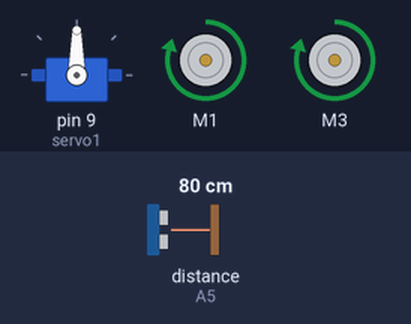
Simulated run of this sketch. Board: Arduino Uno, built with avr-gcc and run on an emulated ATmega328P. Shown: servo, 2 × DC motor (green arrow = forward, orange = backward, longer = faster). The inputs (shaded band) are chosen by the test bench; at power-on: distance to the obstacle (sensor on A5) 80 cm. The echo pulse lasts 58.3 µs per cm.

Above: at 6.2 s.
6.3 s: distance to the obstacle (sensor on A5) set to 33 cm
7.8 s: distance to the obstacle (sensor on A5) set to 27 cm
At 8.5 s:
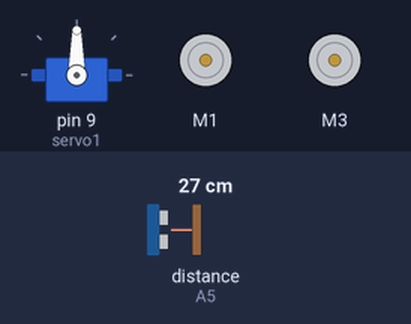
At 9.7 s:
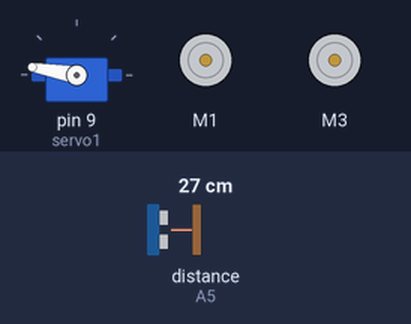
10.8 s: distance to the obstacle (sensor on A5) set to 35 cm
At 11.9 s:
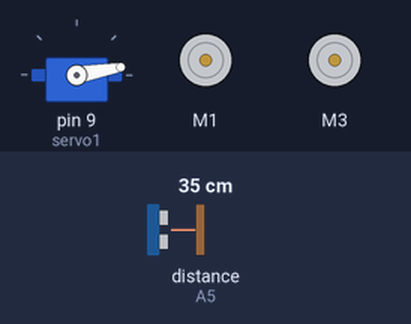
Timing chart, 0 to 14.6 s (numbered marks = the images above; inputs shaded):
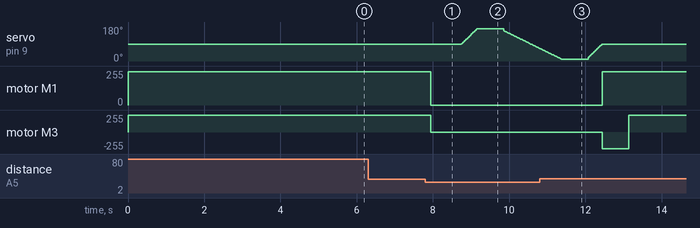

Measured:
- the behaviour switches between 30 and 29 cm on distance to the obstacle (sensor on A5) (found by bisection; images 0 and 1)
- after the input at 6.3 s, every drawn part: stays the same
- after the input at 7.8 s, servo on pin 9 (servo1): rises from 90° to 170° in 0.41 s, then falls to 68° in 1.6 s; motor M1, motor M3: forward 250/255 → stopped after 0.14 s

The sketch:

obstacle_robot.ino
```cpp
#include <AFMotor.h>      //add Adafruit Motor Shield library
#include <Servo.h>        // add servo library
#include <NewPing.h>      //add Ultrasonic sensor library

#define TRIG_PIN A4 // Pin A0 on the Motor Drive Shield soldered to the ultrasonic sensor
#define ECHO_PIN A5 // Pin A1 on the Motor Drive Shield soldered to the ultrasonic sensor
#define MAX_DISTANCE 300 // sets maximum useable sensor measuring distance to 300cm
#define MAX_SPEED 250// sets speed of DC traction motors to 150/250 or about 70% of full speed - to get power drain down.
#define MAX_SPEED_OFFSET 10 // this sets offset to allow for differences between the two DC traction motors
#define COLL_DIST 30// sets distance at which robot stops and reverses to 30cm
#define TURN_DIST COLL_DIST+20 // sets distance at which robot veers away from object
NewPing sonar(TRIG_PIN, ECHO_PIN, MAX_DISTANCE); // sets up sensor library to use the correct pins to measure distance.
Servo servo1;             // servo object
AF_DCMotor leftMotor1(1, MOTOR12_1KHZ); // create motor #1 using M1 output on Motor Drive Shield, set to 1kHz PWM frequency
AF_DCMotor rightMotor1(3, MOTOR34_1KHZ);// create motor #3, using M3 output, set to 1kHz PWM frequency

int curDist = 0;
int leftDist ,rightDist;
String motorSet = "";
int speedSet = 0;
int pos = 90;              // set position to 90 servo

//-------------------------------------------- SETUP LOOP ----------------------------------------------------------------------------
void setup(){
  servo1.attach(9);
  leftMotor1.setSpeed(200);
  leftMotor1.run(RELEASE);
  rightMotor1.setSpeed(200);
  rightMotor1.run(RELEASE);
  leftDist =0;
  rightDist = 0;
  motorSet = "FORWARD";
  leftMotor1.run(FORWARD);      // turn it on going forward
  rightMotor1.run(FORWARD);     // turn it on going forward
  leftMotor1.setSpeed(MAX_SPEED);
  rightMotor1.setSpeed(MAX_SPEED);
  delay(5000);

  /*for (speedSet = 100; speedSet < MAX_SPEED; speedSet +=2) // slowly bring the speed up to avoid loading down the batteries too quickly
  {
    leftMotor1.setSpeed(speedSet);
    rightMotor1.setSpeed(speedSet);
    delay(10);
  }*/
}

//---------------------------------------------MAIN LOOP ------------------------------------------------------------------------------
void loop() {
  curDist = readPing();   // read distance
  if (curDist < COLL_DIST) {check();}  // if forward is blocked change direction
  delay(100);
 }
//-------------------------------------------------------------------------------------------------------------------------------------
int readPing() { // read the ultrasonic sensor distance
  delay(200);
  unsigned int uS = 0;
  while(uS == 0) {  // Sometimes a zero is returned - indicates a bad ping. Try again.
    //Serial.println("error - read zero");
    uS = sonar.ping_cm();
  }
  //int dist  = sonar.convert_cm(uS);
  return uS;
}
//-------------------------------------------------------------------------------------------------------------------------------------
void check(){
    moveStop();
    curDist = readPing();
    for(pos = 90; pos<=170; ++ pos ){
      servo1.write(pos);
      delay(5);
    }
    leftDist = readPing();
    delay(500);
    for(pos = 160; pos >=10; -- pos ){
      servo1.write(pos);
      delay(10);
    }
    rightDist = readPing();
    delay(500);
    for(pos = 20; pos<=90; ++ pos ){
      servo1.write(pos);
      delay(5);
    }
    if(leftDist < COLL_DIST && rightDist < COLL_DIST){
      backward();
      check();
    }
    if(leftDist > COLL_DIST && leftDist > rightDist){
      turnLeft();
      return;
    }
    if(rightDist > COLL_DIST && rightDist > leftDist){
      turnRight();
      return;
    }

}
//------------------------------------------------------------------------------------------------------------------------------------
void backward(){
  motorSet = "BACKWARD";
  leftMotor1.run(BACKWARD);      // turn motor 1 forward
  rightMotor1.run(BACKWARD);
  delay(3000);
}
//-------------------------------------------------------------------------------------------------------------------------------------
void turnRight() {
  motorSet = "RIGHT";
  leftMotor1.run(FORWARD);      // turn motor 1 forward
  rightMotor1.run(BACKWARD);// turn motor 3 backward
 // moveStop();
  //Speed();
  //rightMotor1.setSpeed(speedSet+MAX_SPEED_OFFSET);

  delay(700); // run motors this way for 1500
  forward();

}
//-------------------------------------------------------------------------------------------------------------------------------------
void turnLeft() {
  motorSet = "RIGHT";
  leftMotor1.run(BACKWARD);      // turn motor 1 forward
  rightMotor1.run(FORWARD);// turn motor 3 backward
 // moveStop();
  //Speed();
  //rightMotor1.setSpeed(speedSet+MAX_SPEED_OFFSET);
  delay(700); // run motors this way for 1500
  forward();

}
//-------------------------------------------------------------------------------------------------------------------------------------
void forward(){
  motorSet = "FORWARD";
  leftMotor1.run(FORWARD);      // set both motors back to forward
  rightMotor1.run(FORWARD);
 }
//-------------------------------------------------------------------------------------------------------------------------------------
void moveStop() {
  leftMotor1.run(RELEASE);
  rightMotor1.run(RELEASE);
  delay(600);
  }  // stop the motors.
//-------------------------------------------------------------------------------------------------------------------------------------
void Speed() {
   for (speedSet = 100; speedSet < MAX_SPEED; speedSet +=2) // slowly bring the speed up to avoid loading down the batteries too quickly
  {
    leftMotor1.setSpeed(speedSet);
    rightMotor1.setSpeed(speedSet);
    delay(10);
  }

}
//-------------------------------------------------------------------------------------------------------------------------------------
```
